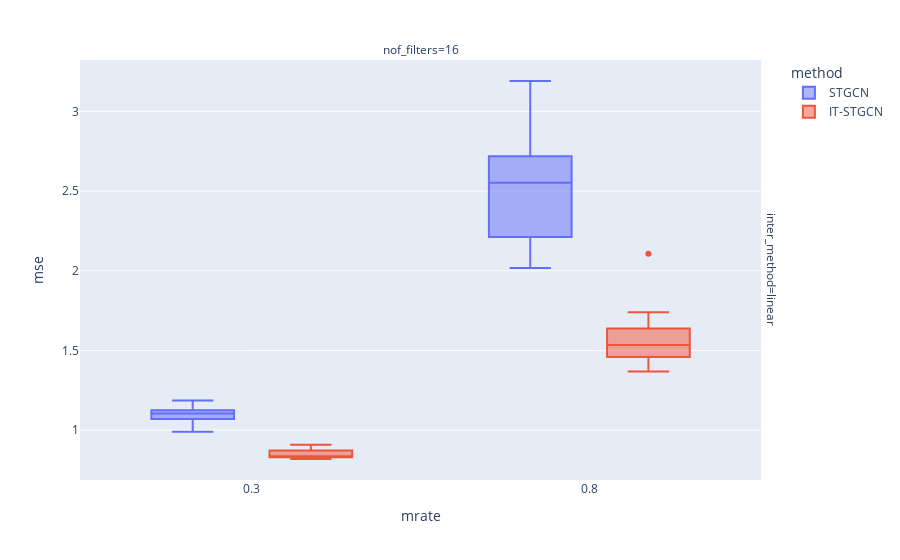

Write notebook code for a chart like this one.
### Markdown cell above
## Random

### Code cell
data.query("method!='GNAR' and mtype =='rand'").plot.box(backend='plotly',x='mrate',color='method',y='mse',facet_col='nof_filters',facet_row='inter_method',height=800)

### Figure 1 — Plotly figure (JSON) as saved in the notebook; plotly's stock layout.template omitted (floating-point values rounded to 4 significant figures)
{"data": [{"alignmentgroup": "True", "hovertemplate": "method=STGCN<br>inter_method=linear<br>nof_filters=16<br>mrate=%{x}<br>mse=%{y}<extra></extra>", "legendgroup": "STGCN", "marker": {"color": "#636efa"}, "name": "STGCN", "notched": false, "offsetgroup": "STGCN", "orientation": "v", "showlegend": true, "type": "box", "x": [0.3, 0.8, 0.3, 0.8, 0.3, 0.8, 0.3, 0.8, 0.3, 0.8, 0.3, 0.8, 0.3, 0.8, 0.3, 0.8, 0.3, 0.8, 0.3, 0.8, 0.3, 0.8, 0.3, 0.8, 0.3, 0.8, 0.3, 0.8, 0.3, 0.8], "x0": " ", "xaxis": "x", "y": [1.187, 2.146, 1.088, 2.708, 1.052, 3.19, 1.124, 2.158, 1.124, 2.552, 1.112, 2.493, 1.105, 2.363, 1.125, 2.017, 1.078, 2.815, 1.07, 2.641, 1.107, 2.722, 1.153, 2.462, 1.071, 2.643, 1.029, 2.162, 0.9906, 2.745], "y0": " ", "yaxis": "y"}, {"alignmentgroup": "True", "hovertemplate": "method=IT-STGCN<br>inter_method=linear<br>nof_filters=16<br>mrate=%{x}<br>mse=%{y}<extra></extra>", "legendgroup": "IT-STGCN", "marker": {"color": "#EF553B"}, "name": "IT-STGCN", "notched": false, "offsetgroup": "IT-STGCN", "orientation": "v", "showlegend": true, "type": "box", "x": [0.3, 0.8, 0.3, 0.8, 0.3, 0.8, 0.3, 0.8, 0.3, 0.8, 0.3, 0.8, 0.3, 0.8, 0.3, 0.8, 0.3, 0.8, 0.3, 0.8, 0.3, 0.8, 0.3, 0.8, 0.3, 0.8, 0.3, 0.8, 0.3, 0.8], "x0": " ", "xaxis": "x", "y": [0.8896, 1.408, 0.8289, 1.624, 0.8191, 1.74, 0.85, 1.368, 0.829, 1.463, 0.8529, 1.458, 0.9032, 1.715, 0.8337, 1.547, 0.837, 1.518, 0.8559, 1.465, 0.8771, 1.382, 0.8231, 1.534, 0.8331, 1.643, 0.8343, 2.106, 0.9088, 1.541], "y0": " ", "yaxis": "y"}], "layout": {"annotations": [{"font": {}, "showarrow": false, "text": "nof_filters=16", "x": 0.49, "xanchor": "center", "xref": "paper", "y": 1, "yanchor": "bottom", "yref": "paper"}, {"font": {}, "showarrow": false, "text": "inter_method=linear", "textangle": 90, "x": 0.98, "xanchor": "left", "xref": "paper", "y": 0.5, "yanchor": "middle", "yref": "paper"}], "autosize": true, "boxmode": "group", "legend": {"title": {"text": "method"}, "tracegroupgap": 0}, "margin": {"t": 60}, "xaxis": {"anchor": "y", "autorange": true, "domain": [0, 0.98], "range": [0.0465, 1.053], "title": {"text": "mrate"}, "type": "linear"}, "yaxis": {"anchor": "x", "autorange": true, "domain": [0, 1], "range": [0.6874, 3.322], "title": {"text": "mse"}, "type": "linear"}}}
